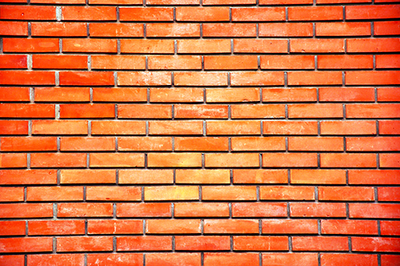
#> input picture Module_01_Computer_Vision_Basics/1.10.1_Gradients/bricks.png, 400 x 266 px
$ python mag_orientation.py --image bricks.png   (older library calls are emulated)
#> lines starting #> are read from the running program, lines starting #| are printed output that depends on the picture
# import the necessary packages
import numpy as np
import argparse
import cv2

# construct the argument parser and parse the arguments
ap = argparse.ArgumentParser()
ap.add_argument("-i", "--image", required=True, help="Path to the image")
ap.add_argument("-l", "--lower-angle", type=float, default=175.0,
                help="Lower orientation angle")
ap.add_argument("-u", "--upper-angle", type=float, default=180.0,
                help="Upper orientation angle")
args = vars(ap.parse_args())
# load the image, convert it to grayscale, and display the original
# image
image = cv2.imread(args["image"])
#> image is the input picture: shape (266, 400, 3); mean B, G, R 66.4, 117, 216.7
gray = cv2.cvtColor(image, cv2.COLOR_BGR2GRAY)
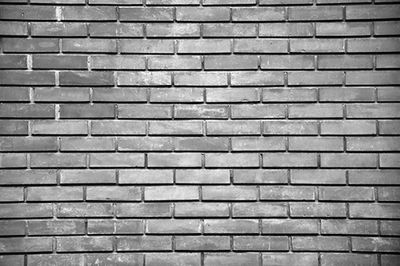
#> gray: shape (266, 400); min 0, max 255, mean 141
cv2.imshow("Original", image)

# compute gradients along the X and Y axis, respectively
gX = cv2.Sobel(gray, cv2.CV_64F, 1, 0)
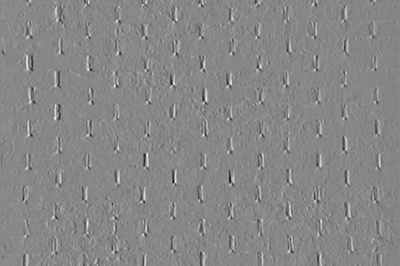
#> gX: shape (266, 400) float64; min -783, max 690, mean -0.3; drawn with min black and max white
gY = cv2.Sobel(gray, cv2.CV_64F, 0, 1)
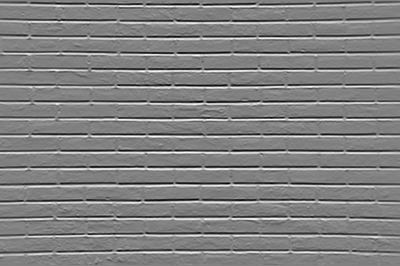
#> gY: shape (266, 400) float64; min -1005, max 973, mean -0.6; drawn with min black and max white

# compute the gradient magnitude and orientation respectively
mag = np.sqrt((gX ** 2) + (gY ** 2))
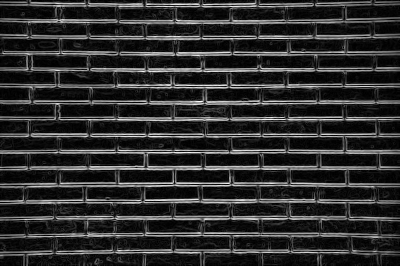
#> mag: shape (266, 400) float64; min 0, max 1005.1, mean 178; drawn with min black and max white
orientation = np.arctan2(gY, gX) * (180 / np.pi) % 180
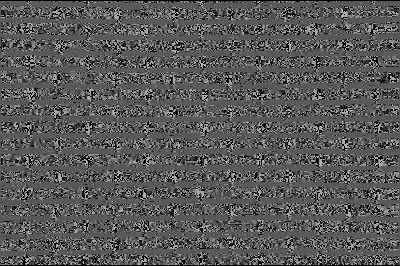
#> orientation: shape (266, 400) float64; min 0, max 179.9, mean 88.7

# find all pixels that are within the upper and low angle boundaries
idxs = np.where(orientation >= args["lower_angle"], orientation, -1)
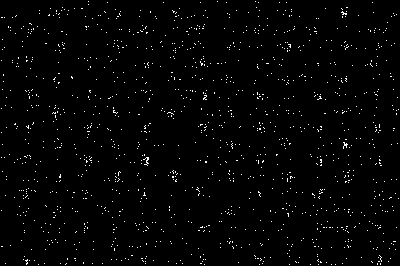
#> idxs: shape (266, 400) float64; min -1, max 179.9, mean 2; drawn with min black and max white
idxs = np.where(orientation <= args["upper_angle"], idxs, -1)
mask = np.zeros(gray.shape, dtype="uint8")
mask[idxs > -1] = 255

# show the images
cv2.imshow("Mask", mask)
cv2.waitKey(0)
